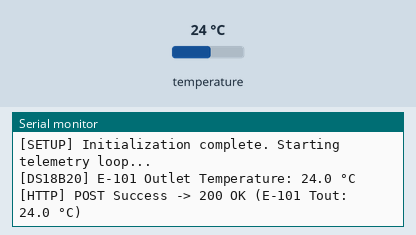
The sketch below on a simulated ESP32. Shown: the last lines printed to the serial monitor. The test bench sets the inputs (shaded band); at power-on: temperature 24 °C. WiFi joins after 1.5 s; servers stay silent unless stated; uploads are accepted with an empty reply.

Above: at 3.7 s.
3.8 s: temperature set to 12 °C
At 3.9 s:
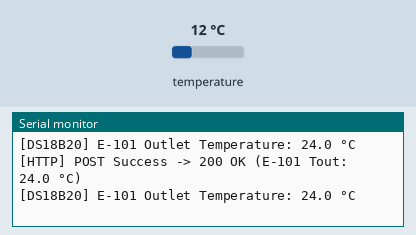
5.3 s: temperature set to 19 °C
At 6.6 s:
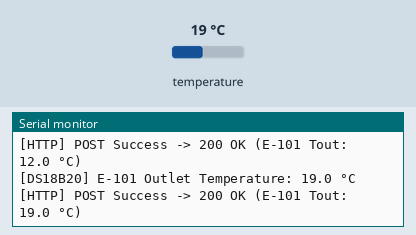
Timing chart, 0 to 8.3 s (numbered marks = the images above; inputs shaded):
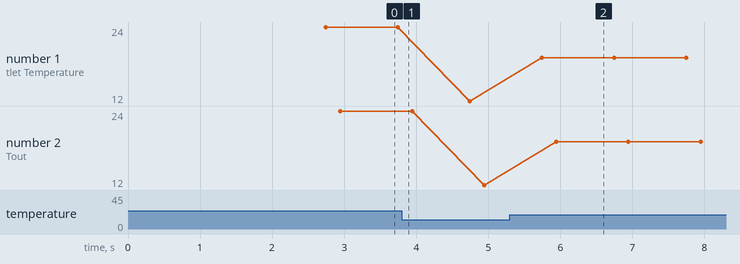

Measured:
- after the input at 5.3 s, the serial monitor: prints a new line after 0.45 s (image 2)
- plotted number 1: 24 → 12 after the input at 3.8 s, 12 → 19 after the input at 5.3 s
- plotted number 2: 24 → 12 after the input at 3.8 s, 12 → 19 after the input at 5.3 s

The sketch:

chemdiag_esp32.ino
```cpp
/**
 * ChemDiag AI — ESP32 Real Sensor Ingestion Firmware
 *
 * Hardware Target: ESP32 DevKit (30-pin or 38-pin)
 * Sensor: DS18B20 Digital Temperature Sensor (E-101 Heat Exchanger Outlet Temperature)
 *
 * =========================================================================
 * WIRING DIAGRAM (DS18B20 to ESP32):
 * =========================================================================
 *  DS18B20 VCC (Red wire)   -----> ESP32 3.3V (or 5V)
 *  DS18B20 GND (Black wire) -----> ESP32 GND
 *  DS18B20 DQ  (Yellow wire) ----> ESP32 GPIO 4
 *
 *  CRITICAL: Place a 4.7kΩ pull-up resistor between GPIO 4 (DQ) and 3.3V (VCC).
 *
 * =========================================================================
 * REQUIRED ARDUINO LIBRARIES:
 * =========================================================================
 * Install via Arduino IDE Library Manager:
 * 1. OneWire (by Jim Studt, Paul Stoffregen)
 * 2. DallasTemperature (by Miles Burton)
 * 3. ArduinoJson (by Benoit Blanchon, v6 or v7)
 *
 * =========================================================================
 * TELEMETRY PAYLOAD:
 * =========================================================================
 * POST http://<LAPTOP_IP>:8000/api/sensors
 * Content-Type: application/json
 * {
 *   "source": "real",
 *   "unit": "heat_exchanger",
 *   "outlet_temperature": 36.8
 * }
 */

#include <WiFi.h>
#include <HTTPClient.h>
#include <OneWire.h>
#include <DallasTemperature.h>
#include <ArduinoJson.h>

// =========================================================================
// 1. NETWORK & BACKEND CONFIGURATION
// =========================================================================
// Replace with your local Wi-Fi network credentials:
const char* WIFI_SSID     = "YOUR_WIFI_SSID";
const char* WIFI_PASSWORD = "YOUR_WIFI_PASSWORD";

// Replace with your development machine's local LAN IP address:
// Example: "http://192.168.1.105:8000/api/sensors"
const char* BACKEND_URL   = "http://192.168.1.100:8000/api/sensors";

// =========================================================================
// 2. HARDWARE PIN DEFINITIONS
// =========================================================================
#define PIN_DS18B20_OUTLET 4   // DS18B20 1-Wire Data line connected to GPIO 4

// =========================================================================
// 3. GLOBAL SENSOR & TIMING INSTANCES
// =========================================================================
OneWire oneWire(PIN_DS18B20_OUTLET);
DallasTemperature dallasSensor(&oneWire);

unsigned long lastTransmissionTime = 0;
const unsigned long TRANSMISSION_INTERVAL_MS = 1000; // Transmit telemetry every 1 second (1000ms)
int consecutiveErrors = 0;

// Forward Declarations
void connectToWiFi();
void sendSensorData(float outletTemp);

// =========================================================================
// 4. SETUP
// =========================================================================
void setup() {
  Serial.begin(115200);
  delay(1000);

  Serial.println("\n=======================================================");
  Serial.println("  CHEMDIAG AI — ESP32 E-101 OUTLET TEMPERATURE SENSOR  ");
  Serial.println("=======================================================");
  Serial.printf("[SETUP] Initializing DS18B20 on GPIO %d...\n", PIN_DS18B20_OUTLET);

  // Initialize OneWire & DS18B20
  dallasSensor.begin();
  int deviceCount = dallasSensor.getDeviceCount();
  Serial.printf("[SETUP] Found %d OneWire device(s) on GPIO %d\n", deviceCount, PIN_DS18B20_OUTLET);

  // Set 10-bit resolution (~0.25°C precision, 187.5ms conversion time)
  dallasSensor.setResolution(10);
  dallasSensor.setWaitForConversion(true);

  // Connect to Local Wi-Fi
  connectToWiFi();

  Serial.println("[SETUP] Initialization complete. Starting telemetry loop...\n");
}

// =========================================================================
// 5. MAIN LOOP
// =========================================================================
void loop() {
  // Ensure Wi-Fi remains connected
  if (WiFi.status() != WL_CONNECTED) {
    connectToWiFi();
  }

  unsigned long currentMillis = millis();

  if (currentMillis - lastTransmissionTime >= TRANSMISSION_INTERVAL_MS) {
    lastTransmissionTime = currentMillis;

    // Request temperature conversion from DS18B20
    dallasSensor.requestTemperatures();
    float outletTemp = dallasSensor.getTempCByIndex(0);

    // Error Handling:
    // - DEVICE_DISCONNECTED_C is -127.0°C (sensor not found / disconnected)
    // - 85.0°C is power-on reset uninitialized register value
    // - Valid physical operating range: -20°C to 120°C
    bool isInvalid = (outletTemp == DEVICE_DISCONNECTED_C ||
                      outletTemp <= -50.0 ||
                      outletTemp >= 125.0 ||
                      (outletTemp == 85.0 && consecutiveErrors == 0));

    if (isInvalid) {
      consecutiveErrors++;
      Serial.printf("[WARN] DS18B20 Sensor Error! Raw reading: %.2f °C (Count: %d)\n", outletTemp, consecutiveErrors);
      Serial.println("       Check GPIO 4 wiring and 4.7kΩ pull-up resistor to 3.3V.");
      return;
    }

    // Reset error counter on successful reading
    consecutiveErrors = 0;

    // Display formatted reading on Serial Monitor
    Serial.printf("[DS18B20] E-101 Outlet Temperature: %.1f °C\n", outletTemp);

    // Transmit JSON payload to backend server
    sendSensorData(outletTemp);
  }
}

// =========================================================================
// 6. WI-FI CONNECTION HANDLER
// =========================================================================
void connectToWiFi() {
  if (WiFi.status() == WL_CONNECTED) return;

  Serial.printf("[WIFI] Connecting to '%s' ", WIFI_SSID);
  WiFi.mode(WIFI_STA);
  WiFi.begin(WIFI_SSID, WIFI_PASSWORD);

  int attempts = 0;
  while (WiFi.status() != WL_CONNECTED && attempts < 20) {
    delay(500);
    Serial.print(".");
    attempts++;
  }

  if (WiFi.status() == WL_CONNECTED) {
    Serial.println("\n[WIFI] Connected successfully!");
    Serial.printf("[WIFI] ESP32 IP Address: %s\n", WiFi.localIP().toString().c_str());
    Serial.printf("[WIFI] Target Backend: %s\n\n", BACKEND_URL);
  } else {
    Serial.println("\n[WIFI] Connection attempt failed. Will retry on next cycle.");
  }
}

// =========================================================================
// 7. HTTP SENSOR TELEMETRY TRANSMITTER
// =========================================================================
void sendSensorData(float outletTemp) {
  if (WiFi.status() != WL_CONNECTED) {
    Serial.println("[HTTP] Transmission skipped: Wi-Fi is disconnected.");
    return;
  }

  HTTPClient http;
  http.begin(BACKEND_URL);
  http.addHeader("Content-Type", "application/json");
  http.setTimeout(3000); // 3-second HTTP timeout

  // Build JSON payload matching ChemDiag backend schema
  StaticJsonDocument<256> doc;
  doc["source"] = "real";
  doc["unit"] = "heat_exchanger";
  doc["outlet_temperature"] = serialized(String(outletTemp, 1));

  String requestBody;
  serializeJson(doc, requestBody);

  int httpCode = http.POST(requestBody);

  if (httpCode > 0) {
    if (httpCode == HTTP_CODE_OK || httpCode == 200) {
      Serial.printf("[HTTP] POST Success -> %d OK (E-101 Tout: %.1f °C)\n", httpCode, outletTemp);
    } else {
      Serial.printf("[HTTP] POST Response -> Code %d\n", httpCode);
    }
  } else {
    Serial.printf("[HTTP] POST Failed! Error: %s\n", http.errorToString(httpCode).c_str());
    Serial.println("       Ensure backend server is running and laptop IP is reachable.");
  }

  http.end();
}
```
